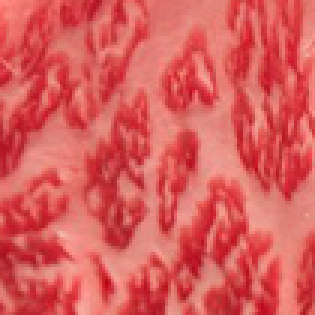
#> input picture Machine Vision/computer_vision-master/TextureClassification/Beef/14.jpg, 105 x 105 px, given in place of 1.jpg, which was not available (shown 3 times larger)
$ python example5_4_GLCM_classification.py   (older library calls are emulated)
#> lines starting #> are read from the running program, lines starting #| are printed output that depends on the picture; pictures that were not available may be replaced by others from this repository, and a replacement may not be noted
import numpy as np
import cv2
from skimage.feature import graycomatrix, graycoprops

# download images form https://drive.google.com/file/d/1o5FiciaF3vcXmhoYRlD-fcjErFYHxD2d/view?usp=sharing


count = 0
class_list = ["Beef", "Omelet", "Spaghetti"]
L = 10
label_train = np.zeros((15 * 3, 1))
features_train = np.zeros((15 * 3, 4 * L * 3))
for class_id in range(0, 3):
    for im_id in range(1, 16):
        im = cv2.imread(
            "TextureClassification//"
            + class_list[class_id]
            + "//"
            + str(im_id)
            + ".jpg"
        )
#> im is the input picture: shape (105, 105, 3); mean B, G, R 90.9, 92.4, 218.4
        im_gray = cv2.cvtColor(im, cv2.COLOR_BGR2GRAY)
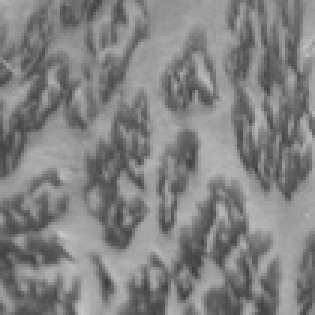
#> im_gray: shape (105, 105) (shown 3 times larger); min 59, max 202, mean 129.9
        im_gray = cv2.resize(im_gray, (50, 50))
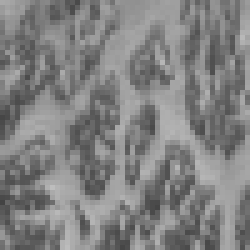
#> im_gray: shape (50, 50) (shown 5 times larger); min 67, max 189, mean 129.8
        im_gray = (im_gray / 16).astype(np.uint8)
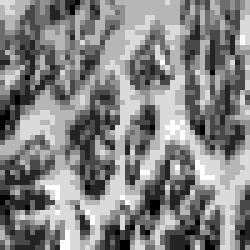
#> im_gray: shape (50, 50) (shown 5 times larger); min 4, max 11, mean 7.64; drawn with min black and max white
#> (the run stopped early here; a loop or call above may not have finished)

$ run again, on Machine Vision/computer_vision-master/TextureClassification/Omelet/13.jpg
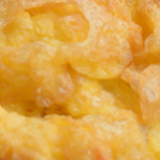
#> input picture Machine Vision/computer_vision-master/TextureClassification/Omelet/13.jpg, 160 x 160 px, given in place of 1.jpg, which was not available
#> im is the input picture: shape (160, 160, 3); mean B, G, R 71.3, 165.2, 222.1
#> `im_gray = cv2.cvtColor(im, cv2.COLOR_BGR2GRAY)`:
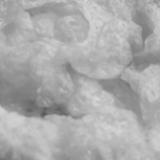
#> im_gray: shape (160, 160); min 90, max 216, mean 171.5
#> `im_gray = (im_gray / 16).astype(np.uint8)`:
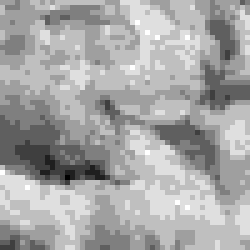
#> im_gray: shape (50, 50) (shown 5 times larger); min 5, max 13, mean 10.24; drawn with min black and max white

$ run again, on Machine Vision/computer_vision-master/TextureClassification/Spaghetti/14.jpg
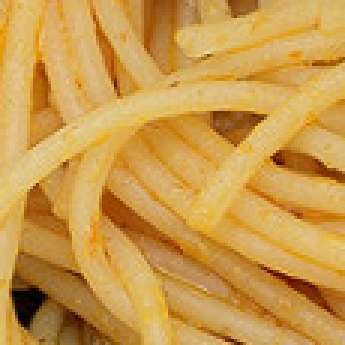
#> input picture Machine Vision/computer_vision-master/TextureClassification/Spaghetti/14.jpg, 115 x 115 px, given in place of 1.jpg, which was not available (shown 3 times larger)
#> im is the input picture: shape (115, 115, 3); mean B, G, R 75.6, 154.6, 202.9
#> `im_gray = cv2.cvtColor(im, cv2.COLOR_BGR2GRAY)`:
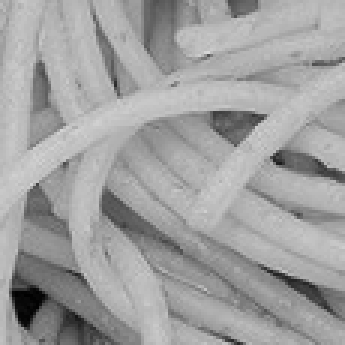
#> im_gray: shape (115, 115) (shown 3 times larger); min 0, max 216, mean 160
#> `im_gray = (im_gray / 16).astype(np.uint8)`:
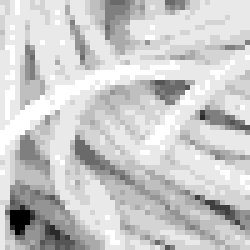
#> im_gray: shape (50, 50) (shown 5 times larger); min 0, max 12, mean 9.53; drawn with min black and max white

$ run again, on Machine Vision/computer_vision-master/TextureClassification/Spaghetti/2.jpg
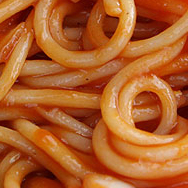
#> input picture Machine Vision/computer_vision-master/TextureClassification/Spaghetti/2.jpg, 188 x 188 px, given in place of 1.jpg, which was not available
#> im is the input picture: shape (188, 188, 3); mean B, G, R 42.5, 94.9, 174.3
#> `im_gray = cv2.cvtColor(im, cv2.COLOR_BGR2GRAY)`:
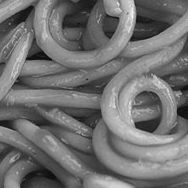
#> im_gray: shape (188, 188); min 10, max 251, mean 112.7
#> `im_gray = (im_gray / 16).astype(np.uint8)`:
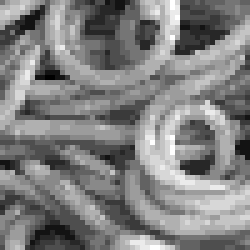
#> im_gray: shape (50, 50) (shown 5 times larger); min 0, max 13, mean 6.56; drawn with min black and max white
